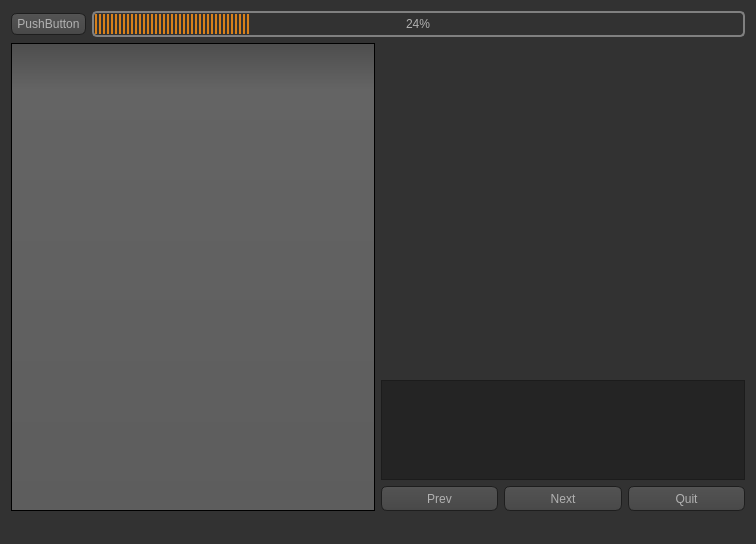
<?xml version="1.0" encoding="UTF-8"?>
<ui version="4.0">
 <class>MainWindow</class>
 <widget class="QMainWindow" name="MainWindow">
  <property name="geometry">
   <rect>
    <x>0</x>
    <y>0</y>
    <width>756</width>
    <height>544</height>
   </rect>
  </property>
  <property name="windowTitle">
   <string>MainWindow</string>
  </property>
  <property name="styleSheet">
   <string notr="true">QToolTip
{
     border: 1px solid black;
     background-color: #ffa02f;
     padding: 1px;
     border-radius: 3px;
     opacity: 100;
}

QWidget
{
    color: #b1b1b1;
    background-color: #323232;
}

QWidget:item:hover
{
    background-color: QLinearGradient( x1: 0, y1: 0, x2: 0, y2: 1, stop: 0 #ffa02f, stop: 1 #ca0619);
    color: #000000;
}

QWidget:item:selected
{
    background-color: QLinearGradient( x1: 0, y1: 0, x2: 0, y2: 1, stop: 0 #ffa02f, stop: 1 #d7801a);
}

QMenuBar::item
{
    background: transparent;
}

QMenuBar::item:selected
{
    background: transparent;
    border: 1px solid #ffaa00;
}

QMenuBar::item:pressed
{
    background: #444;
    border: 1px solid #000;
    background-color: QLinearGradient(
        x1:0, y1:0,
        x2:0, y2:1,
        stop:1 #212121,
        stop:0.4 #343434/*,
        stop:0.2 #343434,
        stop:0.1 #ffaa00*/
    );
    margin-bottom:-1px;
    padding-bottom:1px;
}

QMenu
{
    border: 1px solid #000;
}

QMenu::item
{
    padding: 2px 20px 2px 20px;
}

QMenu::item:selected
{
    color: #000000;
}

QWidget:disabled
{
    color: #404040;
    background-color: #323232;
}

QAbstractItemView
{
    background-color: QLinearGradient( x1: 0, y1: 0, x2: 0, y2: 1, stop: 0 #4d4d4d, stop: 0.1 #646464, stop: 1 #5d5d5d);
}

QWidget:focus
{
    /*border: 2px solid QLinearGradient( x1: 0, y1: 0, x2: 0, y2: 1, stop: 0 #ffa02f, stop: 1 #d7801a);*/
}

QLineEdit
{
    background-color: QLinearGradient( x1: 0, y1: 0, x2: 0, y2: 1, stop: 0 #4d4d4d, stop: 0 #646464, stop: 1 #5d5d5d);
    padding: 1px;
    border-style: solid;
    border: 1px solid #1e1e1e;
    border-radius: 5;
}

QPushButton
{
    color: #b1b1b1;
    background-color: QLinearGradient( x1: 0, y1: 0, x2: 0, y2: 1, stop: 0 #565656, stop: 0.1 #525252, stop: 0.5 #4e4e4e, stop: 0.9 #4a4a4a, stop: 1 #464646);
    border-width: 1px;
    border-color: #1e1e1e;
    border-style: solid;
    border-radius: 6;
    padding: 3px;
    font-size: 12px;
    padding-left: 5px;
    padding-right: 5px;
}

QPushButton:pressed
{
    background-color: QLinearGradient( x1: 0, y1: 0, x2: 0, y2: 1, stop: 0 #2d2d2d, stop: 0.1 #2b2b2b, stop: 0.5 #292929, stop: 0.9 #282828, stop: 1 #252525);
}

QComboBox
{
    selection-background-color: #ffaa00;
    background-color: QLinearGradient( x1: 0, y1: 0, x2: 0, y2: 1, stop: 0 #565656, stop: 0.1 #525252, stop: 0.5 #4e4e4e, stop: 0.9 #4a4a4a, stop: 1 #464646);
    border-style: solid;
    border: 1px solid #1e1e1e;
    border-radius: 5;
}

QComboBox:hover,QPushButton:hover
{
    border: 2px solid QLinearGradient( x1: 0, y1: 0, x2: 0, y2: 1, stop: 0 #ffa02f, stop: 1 #d7801a);
}


QComboBox:on
{
    padding-top: 3px;
    padding-left: 4px;
    background-color: QLinearGradient( x1: 0, y1: 0, x2: 0, y2: 1, stop: 0 #2d2d2d, stop: 0.1 #2b2b2b, stop: 0.5 #292929, stop: 0.9 #282828, stop: 1 #252525);
    selection-background-color: #ffaa00;
}

QComboBox QAbstractItemView
{
    border: 2px solid darkgray;
    selection-background-color: QLinearGradient( x1: 0, y1: 0, x2: 0, y2: 1, stop: 0 #ffa02f, stop: 1 #d7801a);
}

QComboBox::drop-down
{
     subcontrol-origin: padding;
     subcontrol-position: top right;
     width: 15px;

     border-left-width: 0px;
     border-left-color: darkgray;
     border-left-style: solid; /* just a single line */
     border-top-right-radius: 3px; /* same radius as the QComboBox */
     border-bottom-right-radius: 3px;
 }

QComboBox::down-arrow
{
     image: url(:/down_arrow.png);
}

QGroupBox:focus
{
border: 2px solid QLinearGradient( x1: 0, y1: 0, x2: 0, y2: 1, stop: 0 #ffa02f, stop: 1 #d7801a);
}

QTextEdit:focus
{
    border: 2px solid QLinearGradient( x1: 0, y1: 0, x2: 0, y2: 1, stop: 0 #ffa02f, stop: 1 #d7801a);
}

QScrollBar:horizontal {
     border: 1px solid #222222;
     background: QLinearGradient( x1: 0, y1: 0, x2: 0, y2: 1, stop: 0.0 #121212, stop: 0.2 #282828, stop: 1 #484848);
     height: 7px;
     margin: 0px 16px 0 16px;
}

QScrollBar::handle:horizontal
{
      background: QLinearGradient( x1: 0, y1: 0, x2: 1, y2: 0, stop: 0 #ffa02f, stop: 0.5 #d7801a, stop: 1 #ffa02f);
      min-height: 20px;
      border-radius: 2px;
}

QScrollBar::add-line:horizontal {
      border: 1px solid #1b1b19;
      border-radius: 2px;
      background: QLinearGradient( x1: 0, y1: 0, x2: 1, y2: 0, stop: 0 #ffa02f, stop: 1 #d7801a);
      width: 14px;
      subcontrol-position: right;
      subcontrol-origin: margin;
}

QScrollBar::sub-line:horizontal {
      border: 1px solid #1b1b19;
      border-radius: 2px;
      background: QLinearGradient( x1: 0, y1: 0, x2: 1, y2: 0, stop: 0 #ffa02f, stop: 1 #d7801a);
      width: 14px;
     subcontrol-position: left;
     subcontrol-origin: margin;
}

QScrollBar::right-arrow:horizontal, QScrollBar::left-arrow:horizontal
{
      border: 1px solid black;
      width: 1px;
      height: 1px;
      background: white;
}

QScrollBar::add-page:horizontal, QScrollBar::sub-page:horizontal
{
      background: none;
}

QScrollBar:vertical
{
      background: QLinearGradient( x1: 0, y1: 0, x2: 1, y2: 0, stop: 0.0 #121212, stop: 0.2 #282828, stop: 1 #484848);
      width: 7px;
      margin: 16px 0 16px 0;
      border: 1px solid #222222;
}

QScrollBar::handle:vertical
{
      background: QLinearGradient( x1: 0, y1: 0, x2: 0, y2: 1, stop: 0 #ffa02f, stop: 0.5 #d7801a, stop: 1 #ffa02f);
      min-height: 20px;
      border-radius: 2px;
}

QScrollBar::add-line:vertical
{
      border: 1px solid #1b1b19;
      border-radius: 2px;
      background: QLinearGradient( x1: 0, y1: 0, x2: 0, y2: 1, stop: 0 #ffa02f, stop: 1 #d7801a);
      height: 14px;
      subcontrol-position: bottom;
      subcontrol-origin: margin;
}

QScrollBar::sub-line:vertical
{
      border: 1px solid #1b1b19;
      border-radius: 2px;
      background: QLinearGradient( x1: 0, y1: 0, x2: 0, y2: 1, stop: 0 #d7801a, stop: 1 #ffa02f);
      height: 14px;
      subcontrol-position: top;
      subcontrol-origin: margin;
}

QScrollBar::up-arrow:vertical, QScrollBar::down-arrow:vertical
{
      border: 1px solid black;
      width: 1px;
      height: 1px;
      background: white;
}


QScrollBar::add-page:vertical, QScrollBar::sub-page:vertical
{
      background: none;
}

QTextEdit
{
    background-color: #242424;
}

QPlainTextEdit
{
    background-color: #242424;
}

QHeaderView::section
{
    background-color: QLinearGradient(x1:0, y1:0, x2:0, y2:1, stop:0 #616161, stop: 0.5 #505050, stop: 0.6 #434343, stop:1 #656565);
    color: white;
    padding-left: 4px;
    border: 1px solid #6c6c6c;
}

QCheckBox:disabled
{
color: #414141;
}

QDockWidget::title
{
    text-align: center;
    spacing: 3px; /* spacing between items in the tool bar */
    background-color: QLinearGradient(x1:0, y1:0, x2:0, y2:1, stop:0 #323232, stop: 0.5 #242424, stop:1 #323232);
}

QDockWidget::close-button, QDockWidget::float-button
{
    text-align: center;
    spacing: 1px; /* spacing between items in the tool bar */
    background-color: QLinearGradient(x1:0, y1:0, x2:0, y2:1, stop:0 #323232, stop: 0.5 #242424, stop:1 #323232);
}

QDockWidget::close-button:hover, QDockWidget::float-button:hover
{
    background: #242424;
}

QDockWidget::close-button:pressed, QDockWidget::float-button:pressed
{
    padding: 1px -1px -1px 1px;
}

QMainWindow::separator
{
    background-color: QLinearGradient(x1:0, y1:0, x2:0, y2:1, stop:0 #161616, stop: 0.5 #151515, stop: 0.6 #212121, stop:1 #343434);
    color: white;
    padding-left: 4px;
    border: 1px solid #4c4c4c;
    spacing: 3px; /* spacing between items in the tool bar */
}

QMainWindow::separator:hover
{

    background-color: QLinearGradient(x1:0, y1:0, x2:0, y2:1, stop:0 #d7801a, stop:0.5 #b56c17 stop:1 #ffa02f);
    color: white;
    padding-left: 4px;
    border: 1px solid #6c6c6c;
    spacing: 3px; /* spacing between items in the tool bar */
}

QToolBar::handle
{
     spacing: 3px; /* spacing between items in the tool bar */
     background: url(:/images/handle.png);
}

QMenu::separator
{
    height: 2px;
    background-color: QLinearGradient(x1:0, y1:0, x2:0, y2:1, stop:0 #161616, stop: 0.5 #151515, stop: 0.6 #212121, stop:1 #343434);
    color: white;
    padding-left: 4px;
    margin-left: 10px;
    margin-right: 5px;
}

QProgressBar
{
    border: 2px solid grey;
    border-radius: 5px;
    text-align: center;
}

QProgressBar::chunk
{
    background-color: #d7801a;
    width: 2.15px;
    margin: 0.5px;
}

QTabBar::tab {
    color: #b1b1b1;
    border: 1px solid #444;
    border-bottom-style: none;
    background-color: #323232;
    padding-left: 10px;
    padding-right: 10px;
    padding-top: 3px;
    padding-bottom: 2px;
    margin-right: -1px;
}

QTabWidget::pane {
    border: 1px solid #444;
    top: 1px;
}

QTabBar::tab:last
{
    margin-right: 0; /* the last selected tab has nothing to overlap with on the right */
    border-top-right-radius: 3px;
}

QTabBar::tab:first:!selected
{
 margin-left: 0px; /* the last selected tab has nothing to overlap with on the right */


    border-top-left-radius: 3px;
}

QTabBar::tab:!selected
{
    color: #b1b1b1;
    border-bottom-style: solid;
    margin-top: 3px;
    background-color: QLinearGradient(x1:0, y1:0, x2:0, y2:1, stop:1 #212121, stop:.4 #343434);
}

QTabBar::tab:selected
{
    border-top-left-radius: 3px;
    border-top-right-radius: 3px;
    margin-bottom: 0px;
}

QTabBar::tab:!selected:hover
{
    /*border-top: 2px solid #ffaa00;
    padding-bottom: 3px;*/
    border-top-left-radius: 3px;
    border-top-right-radius: 3px;
    background-color: QLinearGradient(x1:0, y1:0, x2:0, y2:1, stop:1 #212121, stop:0.4 #343434, stop:0.2 #343434, stop:0.1 #ffaa00);
}

QRadioButton::indicator:checked, QRadioButton::indicator:unchecked{
    color: #b1b1b1;
    background-color: #323232;
    border: 1px solid #b1b1b1;
    border-radius: 6px;
}

QRadioButton::indicator:checked
{
    background-color: qradialgradient(
        cx: 0.5, cy: 0.5,
        fx: 0.5, fy: 0.5,
        radius: 1.0,
        stop: 0.25 #ffaa00,
        stop: 0.3 #323232
    );
}

QCheckBox::indicator{
    color: #b1b1b1;
    background-color: #323232;
    border: 1px solid #b1b1b1;
    width: 9px;
    height: 9px;
}

QRadioButton::indicator
{
    border-radius: 6px;
}

QRadioButton::indicator:hover, QCheckBox::indicator:hover
{
    border: 1px solid #ffaa00;
}

QCheckBox::indicator:checked
{
    image:url(:/images/checkbox.png);
}

QCheckBox::indicator:disabled, QRadioButton::indicator:disabled
{
    border: 1px solid #444;
}</string>
  </property>
  <widget class="QWidget" name="centralWidget">
   <layout class="QVBoxLayout" name="verticalLayout_3">
    <item>
     <layout class="QVBoxLayout" name="verticalLayout">
      <item>
       <layout class="QHBoxLayout" name="horizontalLayout">
        <item>
         <widget class="QPushButton" name="pushButton">
          <property name="text">
           <string>PushButton</string>
          </property>
         </widget>
        </item>
        <item>
         <widget class="QProgressBar" name="progressBar">
          <property name="value">
           <number>24</number>
          </property>
         </widget>
        </item>
       </layout>
      </item>
      <item>
       <layout class="QHBoxLayout" name="horizontalLayout_3">
        <item>
         <widget class="QListWidget" name="fileListWidget">
          <property name="minimumSize">
           <size>
            <width>364</width>
            <height>445</height>
           </size>
          </property>
          <property name="maximumSize">
           <size>
            <width>364</width>
            <height>16777215</height>
           </size>
          </property>
         </widget>
        </item>
        <item>
         <layout class="QVBoxLayout" name="verticalLayout_2">
          <item>
           <widget class="QLabel" name="image_label">
            <property name="text">
             <string/>
            </property>
            <property name="alignment">
             <set>Qt::AlignCenter</set>
            </property>
           </widget>
          </item>
          <item>
           <widget class="QTextEdit" name="file_info_textEdit">
            <property name="minimumSize">
             <size>
              <width>362</width>
              <height>100</height>
             </size>
            </property>
            <property name="maximumSize">
             <size>
              <width>16777215</width>
              <height>100</height>
             </size>
            </property>
           </widget>
          </item>
          <item>
           <layout class="QHBoxLayout" name="horizontalLayout_2">
            <item>
             <widget class="QPushButton" name="prev_image_btn">
              <property name="minimumSize">
               <size>
                <width>116</width>
                <height>25</height>
               </size>
              </property>
              <property name="text">
               <string>Prev</string>
              </property>
             </widget>
            </item>
            <item>
             <widget class="QPushButton" name="next_image_btn">
              <property name="minimumSize">
               <size>
                <width>116</width>
                <height>25</height>
               </size>
              </property>
              <property name="text">
               <string>Next</string>
              </property>
             </widget>
            </item>
            <item>
             <widget class="QPushButton" name="quit_btn">
              <property name="minimumSize">
               <size>
                <width>116</width>
                <height>25</height>
               </size>
              </property>
              <property name="text">
               <string>Quit</string>
              </property>
             </widget>
            </item>
           </layout>
          </item>
         </layout>
        </item>
       </layout>
      </item>
     </layout>
    </item>
   </layout>
  </widget>
  <widget class="QMenuBar" name="menuBar">
   <property name="geometry">
    <rect>
     <x>0</x>
     <y>0</y>
     <width>756</width>
     <height>22</height>
    </rect>
   </property>
  </widget>
  <widget class="QStatusBar" name="statusBar"/>
 </widget>
 <layoutdefault spacing="6" margin="11"/>
 <resources/>
 <connections/>
</ui>
